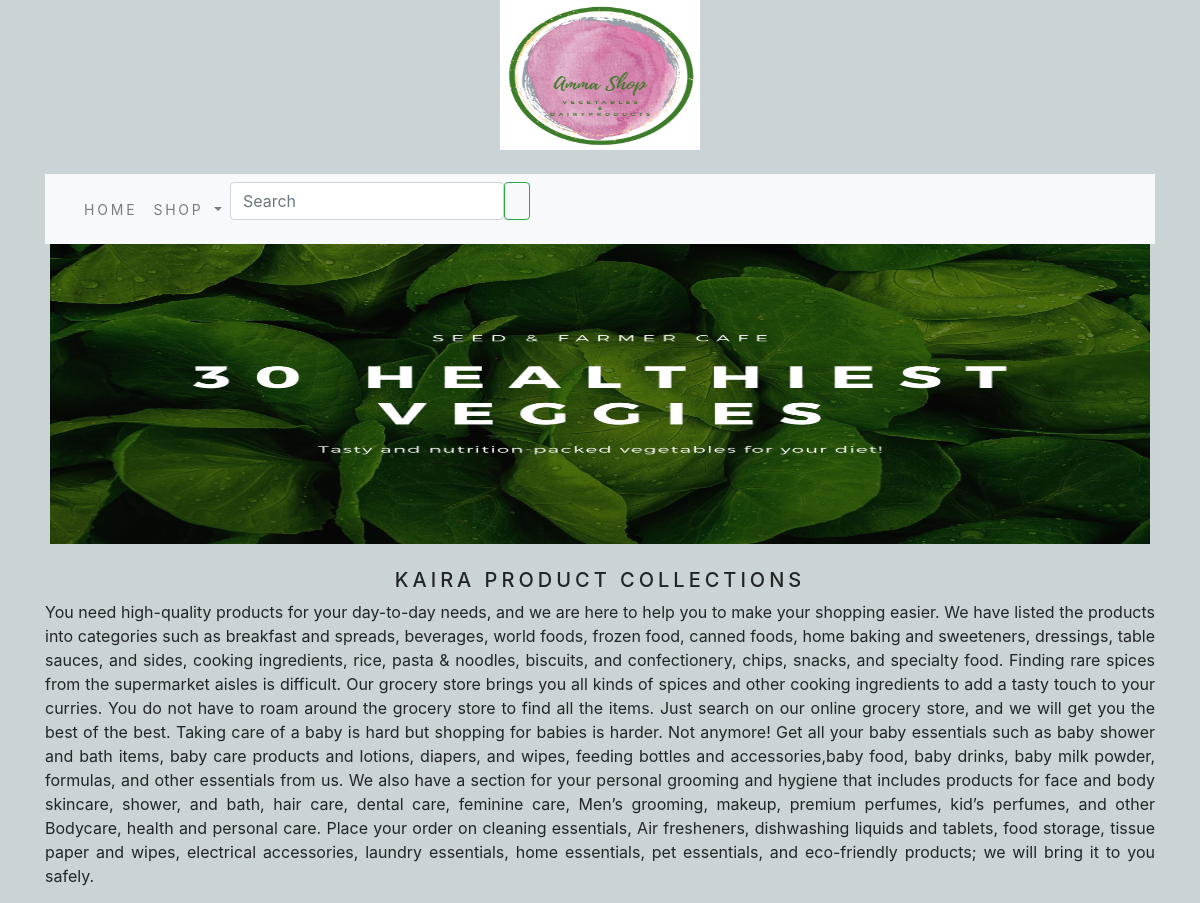
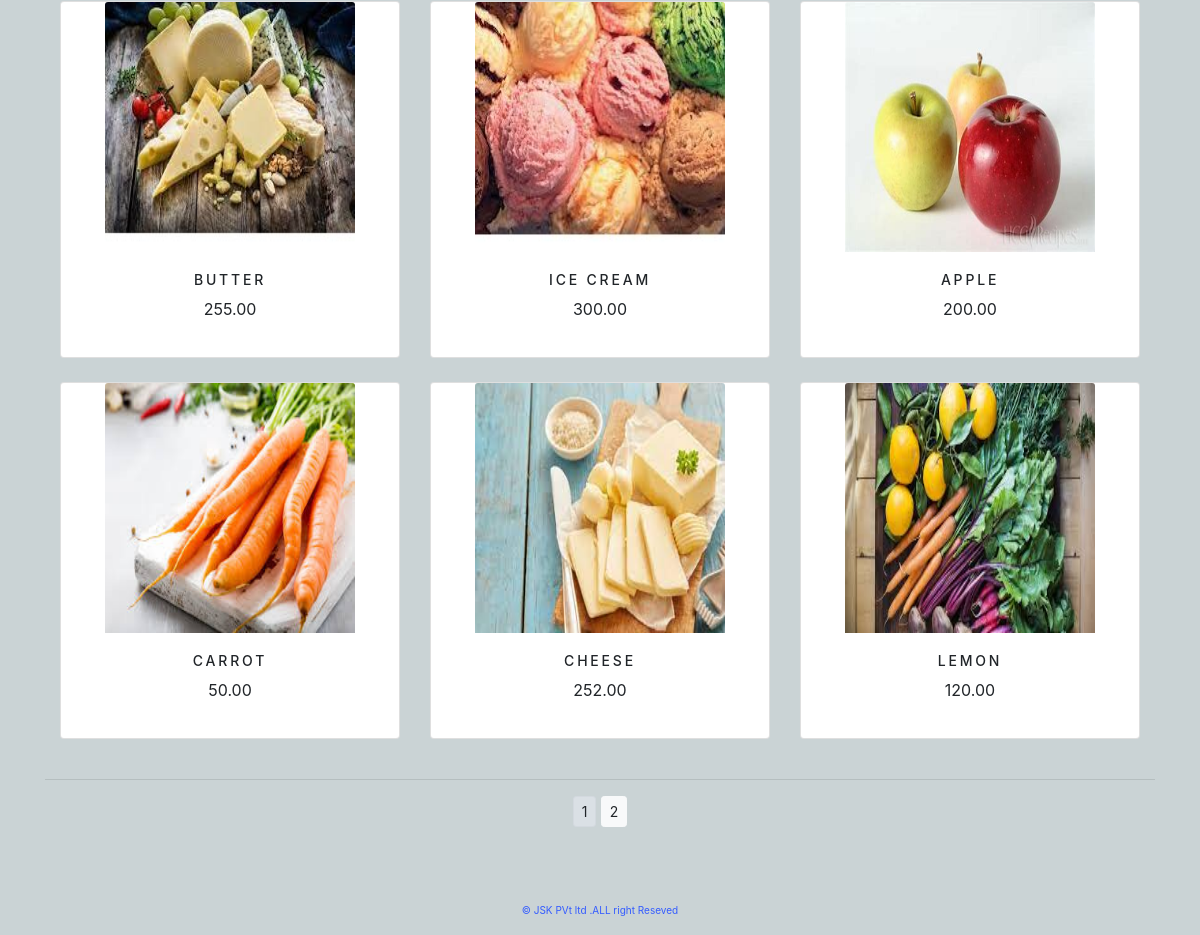
The app's page /shop/ with its own data (2 pictures, top to bottom).
### shop/models.py (models this page shows, shortened)
class Product(models.Model):
    name=models.CharField(max_length=250,unique=True)
    slug=models.SlugField(max_length=250,unique=True)
    description=models.TextField(blank=True)
    price=models.DecimalField(max_digits=10,decimal_places=2)
    category=models.ForeignKey(Category,on_delete=models.CASCADE)
    image=models.ImageField(upload_to='product',blank=True)
    stock=models.IntegerField()
    available=models.BooleanField(default=True)
    created=models.DateTimeField(auto_now_add=True)
    updated=models.DateTimeField(auto_now=True)
    def get_url(self):
        return reverse('shop:prodCatdetail', args=[self.category.slug, self.slug])
    class Meta:
        ordering=('name',)
        verbose_name='product'
        verbose_name_plural='products'

### shop/views.py (the view)
# urls.py: path('', views.allProdCat,name='allProdCat'),
def allProdCat(request,c_slug=None):
    c_page=None
    products_list=None
    if c_slug!=None:
        c_page=get_object_or_404(Category,slug=c_slug)
        products_list=Product.objects.all().filter(category=c_page,available=True)
    else:
        products_list=Product.objects.all().filter(available=True)
    paginator=Paginator(products_list, 6)
    try:
        page=int(request.GET.get('page','1'))
    except:
        page=1
    try:
        products=paginator.page(page)
    except  (EmptyPage,InvalidPage):
        products=Paginator(Paginator.num_pages)
    return render(request, 'category.html' , {'category':c_page,'products':products})

### cart/context_processors.py (called while the page is built)
def counter(request):
    item_count=0
    if 'admin' in request.path:
        return {}
    else:
        try:
            cart=Cart.objects.filter(cart_id=_cart_id(request))
            cart_items=CartItem.objects.all().filter(cart=cart[:1])
            for cart_item in cart_items:
                item_count += cart_item.quantity
        except Cart.DoesNotExist:
            item_count=0
    return dict(item_count=item_count)

### cart/views.py (called while the page is built)
def _cart_id(request):
    cart=request.session.session_key
    if not cart:
        cart=request.session.create()
    return cart

### shop/context_processors.py (called while the page is built)
def menu_links(request):
    links= Category.objects.all()
    return dict(links=links)

### shop/models.py (called while the page is built)
    def get_url(self):
        return reverse('shop:products_by_category', args=[self.slug])

### templates/category.html (shortened to what this page needs)
{% extends 'base.html' %}
{% load static %}
{% block content %}
<div class="mx_auto text-center">
    {% if category %}
        <img class="my_image" src="{{category.image.url}}" alt="{{category.name}}" style="width:450px;height:350px;" >
</div>
<br>
<div>
    <h1 class="text-center my_title">{{category.name}}</h1>
    <P class="text-justify">{{category.description}}</P>
</div>
    {% else %}
<div>
        <img class="my-image my-image_padding" src="{% static 'img/banner.png' %}" alt="our all products" width="1100px;" height="300px;">
    </div>
<br>
<div>
    <h1 class="text-center my_title">Kaira product collections</h1>
    <p class="text-justify">You need high-quality products for your day-to-day needs, and we are here to help you to make your shopping easier. We have listed the products into categories such as breakfast and spreads, beverages, world foods, frozen food, canned foods, home baking and sweeteners, dressings, table sauces, and sides, cooking ingredients, rice, pasta & noodles, biscuits, and confectionery, chips, snacks, and specialty food. Finding rare spices from the supermarket aisles is difficult. Our grocery store brings you all kinds of spices and other cooking ingredients to add a tasty touch to your curries. You do not have to roam around the grocery store to find all the items. Just search on our online grocery store, and we will get you the best of the best.
    Taking care of a baby is hard but shopping for babies is harder. Not anymore! Get all your baby essentials such as baby shower and bath items, baby care products and lotions, diapers, and wipes, feeding bottles and accessories,baby food, baby drinks, baby milk powder, formulas, and other essentials from us. We also have a section for your personal grooming and hygiene that includes products for face and body skincare, shower, and bath, hair care, dental care, feminine care, Men’s grooming, makeup, premium perfumes, kid’s perfumes, and other Bodycare, health and personal care.
Place your order on cleaning essentials, Air fresheners, dishwashing liquids and tablets, food storage, tissue paper and wipes, electrical accessories, laundry essentials, home essentials, pet essentials, and eco-friendly products; we will bring it to you safely.</p>
</div>
    {% endif %}
<div class="container">
    <div class="row mx_auto">
        {% for product in products %}
        <div class="my-bottom_margin  col-9 col-sm-12  col-md-4 col-lg-4">
            <div class="card text-center" style="min-width:18rem;">
                     <a href="{{product.get_url}}"><img class="card-img-top my_image" src="{{product.image.url}}" alt="{{product.name}}" style="width:250px;height:250px;">  </a>
                <div class="card-body">
                    <h4>{{product.name}}</h4>
                    <p>{{product.price}}</p>
                </div>
            </div><br>
        </div>
        {% endfor %}<br><br>
</div>
</div>
    <div class="mx_auto">
        {% if products.paginator.num_pages > 1 %}
          <hr>
            <div class="text-center">
                 {% for pg in products.paginator.page_range %}
                <a href="?page={{pg}}" class="btn btn-light btn-sm {% if products.number == pg %} active {% endif %}">{{pg}}</a>
             {% endfor %}
            </div>
            {% endif %}
         </div>
    <br>
</div><br>
{% endblock %}

### templates/base.html (shortened to what this page needs)
{% load static %}
<head>
    <link rel="stylesheet" href="{% static 'css/custom.css' %}">
    <link rel="stylesheet" href="{% static 'css/bootstrap.min.css' %}">
</head>
<body style="background-color:#CAD3D5;">
<div class="container">
    {% include 'header.html' %}
    {% include 'navbar.html' %}
    {% block content %}
    {% endblock %}
    </div>
    {% include 'footer.html' %}
</body>

### templates/header.html
{% load static %}
<header>
   <center>
     <a href="{% url 'shop:allProdCat' %}"></a><img src="{% static 'img/logo.png' %}" alt="logoimage" width="200px;" height="150px;">
   </center>
</header>
<br>

### templates/navbar.html (shortened to what this page needs)
{% load static %}
<nav class="navbar navbar-expand-lg navbar-light bg-light">
  <div class="container-fluid">
    <div class="collapse navbar-collapse" id="navbarSupportedContent">
      <ul class="navbar-nav me-auto mb-12 mb-lg-0">
        <li class="nav-item">
           <a class="nav-link" href="{% url 'shop:allProdCat' %}">Home</a>
      </li>
      <li class="nav-item dropdown {% if 'shop' is request.path %} active {% endif %}">
        <a class="nav-link dropdown-toggle" href="#" id="navbarDropdown" role="button" data-toggle="dropdown" aria-haspopup="true" aria-expanded="false">
          Shop
        </a>
        </li>
    </ul>
      <form class="d-flex" action="{% url 'search_app:SearchResult' %}" method="get">
        <input class="form-control me-2" type="search" placeholder="Search" name="q" aria-label="Search">
        <button class="btn btn-outline-success" type="submit"></button>
      </form>
    </div>
  </div>
</nav>

### templates/footer.html
{% load static %}
<div class="footer navbar-fixed-bottom my_footer">
  <p class="text-center">&copy; JSK PVt ltd .ALL right Reseved</p>
</div>

### static/css/custom.css (style rules this page uses)
body { font-family: 'Ubuntu', sans-serif; }
.nav-item { letter-spacing : .2em; font-size :14px; text-transform : uppercase; }
.my_footer { color: #335BFF; height: 60px; }
.my_footer p { padding-top :10px; font-size : 10px; line-height: 50px; }
.my_image { width : 100%; height : auto; }
.my_title { font-size :20px; text-transform:uppercase; letter-spacing : .2em; }
.card-body h4 { font-size:14px; text-transform:uppercase; letter-spacing:.2em; }

### records on screen
Product: image (picture), name "BUTTER", price "255.00"
Product: image (picture), name "ICE CREAM", price "300.00"
Product: image (picture), name "APPLE", price "200.00"
Product: image (picture), name "CARROT", price "50.00"
Product: image (picture), name "CHEESE", price "252.00"
Product: image (picture), name "LEMON", price "120.00"

### other values on screen
{{ pg }} "1" "2"
